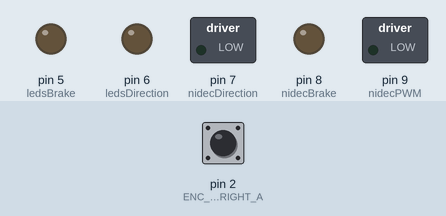
Recording of a sketch running on a simulated Arduino Uno, built with avr-gcc and run on an emulated ATmega328P. On the bench: switched loads named in the sketch (green lamp = pin HIGH), output pins drawn as LEDs (lit = HIGH). Inputs (shaded band) come from the test bench; at power-on: pin 2 (ENC_IN_RIGHT_A) HIGH. What the sketch prints to the serial monitor is not drawn.

Above: at 0.1 s.
At 14.2 s:
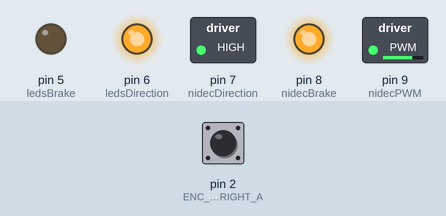
At 20.2 s:
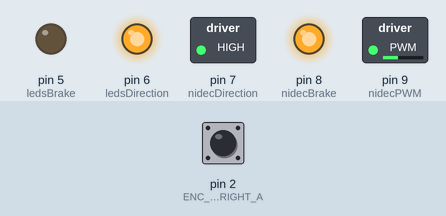
At 24.3 s:
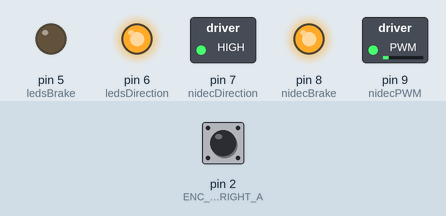
At 27.3 s:
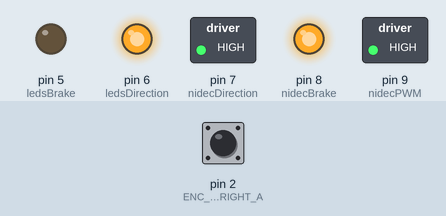
Timing chart, 0 to 28.8 s (numbered marks = the images above):
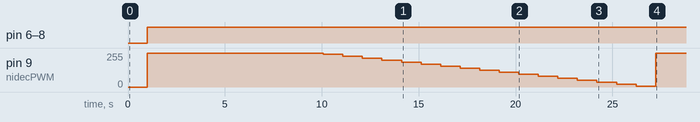

The sketch:

motor_vec_acc_brake_test.ino
```cpp
/*
 * Author: Automatic Addison
 * Website: https://automaticaddison.com
 * Description: Calculate the angular velocity in radians/second of a DC motor
 * with a built-in encoder (forward = positive; reverse = negative)
 */

// Motor encoder output pulses per 360 degree revolution (measured manually)
#define ENC_COUNT_REV 100

// Encoder output to Arduino Interrupt pin. Tracks the pulse count.
#define ENC_IN_RIGHT_A 2

// Other encoder output to Arduino to keep track of wheel direction
// Tracks the direction of rotation.
#define ENC_IN_RIGHT_B 4

// True = Forward; False = Reverse
boolean Direction_right = true;

// Keep track of the number of right wheel pulses
volatile long right_wheel_pulse_count = 0;

// One-second interval for measurements
int interval = 1000;

// Counters for milliseconds during interval
long previousMillis = 0;
long currentMillis = 0;

// Variable for RPM measuerment
float rpm_right = 0;

// Variable for angular velocity measurement
float ang_velocity_right = 0;
float ang_velocity_right_deg = 0;

const float rpm_to_radians = 0.10471975512;
const float rad_to_deg = 57.29578;
float previous_ang_velocity;
float ang_accelration;
int pwm_signal = 380;

#include <Wire.h>        // IIC communication library
#include <PWM.h>        // Require Timer1 PWM frequency of 20Khz-25Khz for Nidec 24H677 BLDC Motor (https://github.com/terryjmyers/PWM)


//************** Nidec 24H677H010 BLDC Motor Vars ***********************
const int nidecBrake = 8;      // Brake
const int nidecDirection = 7;  // CW/CCW Nidec Motor
const int ledsDirection = 6;   // Green LED direction indicators
const int ledsBrake = 5;       // Red LED direction indicators
const int nidecPWM = 9;        // Nidec Motor PWM
//************** End of Nidec 24H677H010 BLDC Motor Vars ******************

int brake_trigger = 1;         //Brake is ON
float pwm = 0;                   //PWM signal set to 0
int dir = 0;                   //Direction set to CCW


void setup() {

  // Open the serial port at 9600 bps
  Serial.begin(9600);
  // PWM.h Setup
  InitTimersSafe();
  // The Nidec 24H677 BLDC Motor requires a PWM frequency of 20KHz to 25KHz
  bool success = SetPinFrequencySafe(nidecPWM, 20000);
   //set the Nidec motor control pins
  pinMode(nidecBrake, OUTPUT);
  pinMode(nidecDirection,OUTPUT);
  pinMode(ledsDirection,OUTPUT);
  pinMode(ledsBrake,OUTPUT);
  pinMode(nidecPWM,OUTPUT);


  // Set pin states of the encoder
  pinMode(ENC_IN_RIGHT_A , INPUT_PULLUP);
  pinMode(ENC_IN_RIGHT_B , INPUT);

  // Every time the pin goes high, this is a pulse
  attachInterrupt(digitalPinToInterrupt(ENC_IN_RIGHT_A), right_wheel_pulse, RISING);

  //driveMotor(0,1);
}

void loop() {
  // Record the time
  currentMillis = millis();


  // If one second has passed, print the number of pulses
  if (currentMillis - previousMillis > interval) {
    driveMotor(pwm_signal, 1);
    pwm_signal = pwm_signal-15;
    previousMillis = currentMillis;

    // Calculate revolutions per minute
    rpm_right = (float)(right_wheel_pulse_count * 60 / ENC_COUNT_REV);
    ang_velocity_right = rpm_right * rpm_to_radians;
    ang_velocity_right_deg = ang_velocity_right * rad_to_deg;
    ang_accelration = (ang_velocity_right - previous_ang_velocity) / 1;

    //Serial.print("Pulses:");
    //Serial.print(right_wheel_pulse_count);
    //Serial.print("   ");

    //Serial.print("   ");
    //Serial.println();

    right_wheel_pulse_count = 0;
    previous_ang_velocity = ang_velocity_right;

  }
  Serial.print("RPM:");
  Serial.println(rpm_right);
  //Serial.print("   ");
  //Serial.print("AngularVelocity:");
  //Serial.println(ang_velocity_right);
  //Serial.print("   ");
  //Serial.print("AngularAccleration:");
  //Serial.println(ang_accelration);

  //Serial.print("pwm_signal:");
  //Serial.print(pwm_signal);
  //Serial.print("   ");
}

// Increment the number of pulses by 1
void right_wheel_pulse() {

  // Read the value for the encoder for the right wheel
  int val = digitalRead(ENC_IN_RIGHT_B);

  if(val == LOW) {
    Direction_right = false; // Reverse
  }
  else {
    Direction_right = true; // Forward
  }

  if (Direction_right) {
    right_wheel_pulse_count++;
  }
  else {
    right_wheel_pulse_count--;
  }
}

// For pwm: 400 = stopped and 0 = full speed
// For dir: 0 = CCW and 1 = CW
void driveMotor(float pwm, int dir){
  digitalWrite(nidecBrake,HIGH);    // Nidec motor brake OFF
  digitalWrite(ledsBrake,LOW);      //Red LED OFF // Brake OFF
  if(dir == 0){
    analogWrite(nidecPWM, pwm);
    digitalWrite(nidecDirection,LOW); // Nidec Direction CCW
    digitalWrite(ledsDirection,LOW);  //Green LED OFF // Direction CCW
    }
  else if(dir == 1){
    analogWrite(nidecPWM, pwm);
    digitalWrite(nidecDirection,HIGH); // Nidec Direction CW
    digitalWrite(ledsDirection,HIGH);  //Green LED ON // Direction CW
    }
}
```

Measured:
- by itself, pin 6 (ledsDirection), pin 7 (nidecDirection), pin 8 (nidecBrake): LOW → HIGH at 1.0 s
- by itself, pin 9 (nidecPWM): ramps from 255/255 to 5/255 and jumps back, once every 26.2 s
